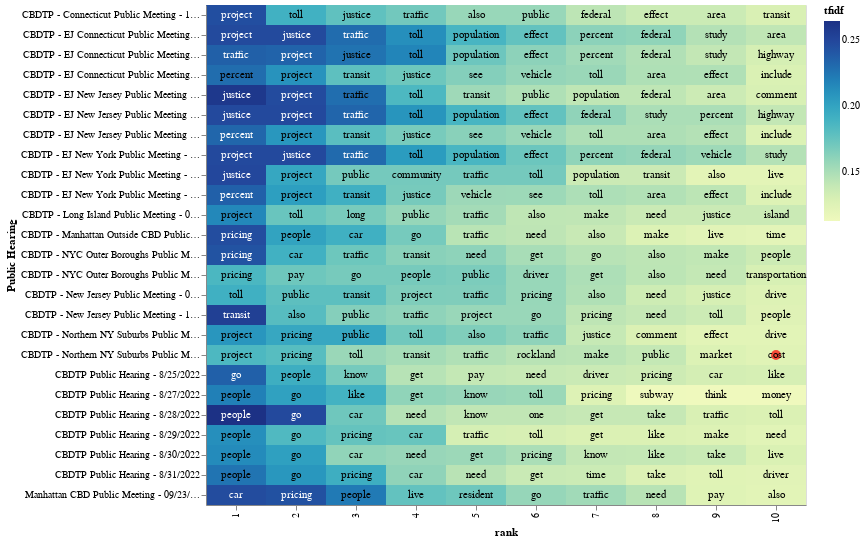

The notebook cell this image was saved under:
### Code cell
import altair as alt
import numpy as np

# Terms in this list will get a red dot in the visualization
term_list = ['cost', 'alternative']

# adding a little randomness to break ties in term ranking
top_tfidf_plusRand = top_tfidf.copy()
top_tfidf_plusRand['tfidf'] = top_tfidf_plusRand['tfidf'] + np.random.rand(top_tfidf.shape[0])*0.0001

# base for all visualizations, with rank calculation
base = alt.Chart(top_tfidf_plusRand).encode(
    x = 'rank:O',
    y = 'Public Hearing:N'
).transform_window(
    rank = "rank()",
    sort = [alt.SortField("tfidf", order="descending")],
    groupby = ["Public Hearing"],
)

# heatmap specification
heatmap = base.mark_rect().encode(
    color = 'tfidf:Q'
)

# red circle over terms in above list
circle = base.mark_circle(size=100).encode(
    color = alt.condition(
        alt.FieldOneOfPredicate(field='term', oneOf=term_list),
        alt.value('red'),
        alt.value('#FFFFFF00')
    )
)

# text labels, white for darker heatmap colors
text = base.mark_text(baseline='middle').encode(
    text = 'term:N',
    color = alt.condition(alt.datum.tfidf >= 0.23, alt.value('white'), alt.value('black'))
)

# display the three superimposed visualizations
(heatmap + circle + text).properties(width = 600)

### Figure 1 — Vega-Lite specification as saved in the notebook (floating-point values rounded to 4 significant figures; data arrays with more than 128 entries replaced by an {"elided": "..."} marker saying what was removed)
{"config": {"view": {"continuousWidth": 300, "continuousHeight": 300}}, "layer": [{"mark": {"type": "rect"}, "encoding": {"color": {"field": "tfidf", "type": "quantitative"}, "x": {"field": "rank", "type": "ordinal"}, "y": {"field": "Public Hearing", "type": "nominal"}}, "transform": [{"window": [{"op": "rank", "field": "", "as": "rank"}], "groupby": ["Public Hearing"], "sort": [{"field": "tfidf", "order": "descending"}]}]}, {"mark": {"type": "circle", "size": 100}, "encoding": {"color": {"condition": {"test": {"field": "term", "oneOf": ["cost", "alternative"]}, "value": "red"}, "value": "#FFFFFF00"}, "x": {"field": "rank", "type": "ordinal"}, "y": {"field": "Public Hearing", "type": "nominal"}}, "transform": [{"window": [{"op": "rank", "field": "", "as": "rank"}], "groupby": ["Public Hearing"], "sort": [{"field": "tfidf", "order": "descending"}]}]}, {"mark": {"type": "text", "baseline": "middle"}, "encoding": {"color": {"condition": {"test": "(datum.tfidf >= 0.23)", "value": "white"}, "value": "black"}, "text": {"field": "term", "type": "nominal"}, "x": {"field": "rank", "type": "ordinal"}, "y": {"field": "Public Hearing", "type": "nominal"}}, "transform": [{"window": [{"op": "rank", "field": "", "as": "rank"}], "groupby": ["Public Hearing"], "sort": [{"field": "tfidf", "order": "descending"}]}]}], "data": {"name": "data-445eead217399b0658975def53faf9ec"}, "width": 600, "$schema": "https://vega.github.io/schema/vega-lite/v5.20.1.json", "datasets": {"data-445eead217399b0658975def53faf9ec": {"elided": "250 records"}}}
